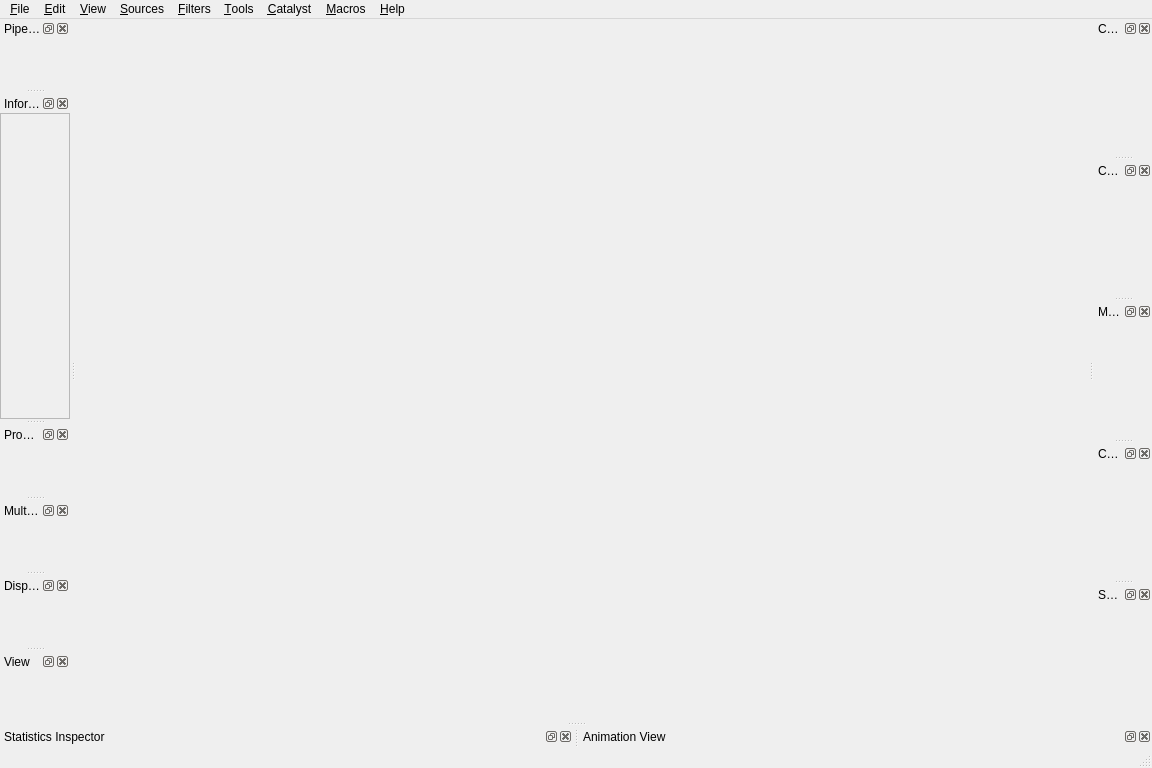
<?xml version="1.0" encoding="UTF-8"?>
<ui version="4.0">
 <class>pqClientMainWindow</class>
 <widget class="QMainWindow" name="pqClientMainWindow">
  <property name="geometry">
   <rect>
    <x>0</x>
    <y>0</y>
    <width>1152</width>
    <height>768</height>
   </rect>
  </property>
  <property name="acceptDrops">
   <bool>true</bool>
  </property>
  <property name="windowTitle">
   <string>MainWindow</string>
  </property>
  <property name="windowIcon">
   <iconset resource="../../Qt/Components/Resources/pqComponents.qrc">
    <normaloff>:/pqWidgets/Icons/pvIcon512.png</normaloff>:/pqWidgets/Icons/pvIcon512.png</iconset>
  </property>
  <widget class="QWidget" name="centralwidget">
   <layout class="QGridLayout" name="gridLayout">
    <property name="margin">
     <number>0</number>
    </property>
    <item row="0" column="0">
     <widget class="pqTabbedMultiViewWidget" name="MultiViewWidget" native="true"/>
    </item>
   </layout>
  </widget>
  <widget class="QMenuBar" name="menubar">
   <property name="geometry">
    <rect>
     <x>0</x>
     <y>0</y>
     <width>1152</width>
     <height>25</height>
    </rect>
   </property>
   <widget class="QMenu" name="menu_File">
    <property name="title">
     <string>&amp;File</string>
    </property>
   </widget>
   <widget class="QMenu" name="menuSources">
    <property name="title">
     <string>&amp;Sources</string>
    </property>
   </widget>
   <widget class="QMenu" name="menuFilters">
    <property name="title">
     <string>&amp;Filters</string>
    </property>
   </widget>
   <widget class="QMenu" name="menu_Edit">
    <property name="title">
     <string>&amp;Edit</string>
    </property>
   </widget>
   <widget class="QMenu" name="menu_View">
    <property name="title">
     <string>&amp;View</string>
    </property>
   </widget>
   <widget class="QMenu" name="menuTools">
    <property name="title">
     <string>&amp;Tools</string>
    </property>
   </widget>
   <widget class="QMenu" name="menu_Help">
    <property name="title">
     <string>&amp;Help</string>
    </property>
   </widget>
   <widget class="QMenu" name="menu_Macros">
    <property name="title">
     <string>&amp;Macros</string>
    </property>
   </widget>
   <widget class="QMenu" name="menu_Catalyst">
    <property name="title">
     <string>&amp;Catalyst</string>
    </property>
   </widget>
   <addaction name="menu_File"/>
   <addaction name="menu_Edit"/>
   <addaction name="menu_View"/>
   <addaction name="menuSources"/>
   <addaction name="menuFilters"/>
   <addaction name="menuTools"/>
   <addaction name="menu_Catalyst"/>
   <addaction name="menu_Macros"/>
   <addaction name="menu_Help"/>
  </widget>
  <widget class="pqStatusBar" name="statusbar"/>
  <widget class="QDockWidget" name="pipelineBrowserDock">
   <property name="allowedAreas">
    <set>Qt::LeftDockWidgetArea|Qt::RightDockWidgetArea</set>
   </property>
   <property name="windowTitle">
    <string>Pipeline Browser</string>
   </property>
   <attribute name="dockWidgetArea">
    <number>1</number>
   </attribute>
   <widget class="pqPipelineBrowserWidget" name="pipelineBrowser">
    <property name="contextMenuPolicy">
     <enum>Qt::ActionsContextMenu</enum>
    </property>
   </widget>
  </widget>
  <widget class="QDockWidget" name="statisticsDock">
   <property name="allowedAreas">
    <set>Qt::BottomDockWidgetArea|Qt::LeftDockWidgetArea|Qt::RightDockWidgetArea</set>
   </property>
   <property name="windowTitle">
    <string>Statistics Inspector</string>
   </property>
   <attribute name="dockWidgetArea">
    <number>8</number>
   </attribute>
   <widget class="pqDataInformationWidget" name="statisticsView"/>
  </widget>
  <widget class="QDockWidget" name="animationViewDock">
   <property name="windowTitle">
    <string>Animation View</string>
   </property>
   <attribute name="dockWidgetArea">
    <number>8</number>
   </attribute>
   <widget class="pqPVAnimationWidget" name="animationView"/>
  </widget>
  <widget class="QDockWidget" name="comparativePanelDock">
   <property name="windowTitle">
    <string>Comparative View Inspector</string>
   </property>
   <attribute name="dockWidgetArea">
    <number>2</number>
   </attribute>
   <widget class="pqComparativeVisPanel" name="comparativeVisPanel"/>
  </widget>
  <widget class="QDockWidget" name="collaborationPanelDock">
   <property name="windowTitle">
    <string>Collaboration Panel</string>
   </property>
   <attribute name="dockWidgetArea">
    <number>2</number>
   </attribute>
   <widget class="pqCollaborationPanel" name="collaborationPanel"/>
  </widget>
  <widget class="QDockWidget" name="informationDock">
   <property name="windowTitle">
    <string>Information</string>
   </property>
   <attribute name="dockWidgetArea">
    <number>1</number>
   </attribute>
   <widget class="QWidget" name="informationWidgetFrame">
    <layout class="QVBoxLayout" name="verticalLayout_2">
     <property name="spacing">
      <number>0</number>
     </property>
     <property name="margin">
      <number>0</number>
     </property>
     <item>
      <widget class="QScrollArea" name="informationScrollArea">
       <property name="widgetResizable">
        <bool>true</bool>
       </property>
       <widget class="pqProxyInformationWidget" name="informationWidget">
        <property name="geometry">
         <rect>
          <x>0</x>
          <y>0</y>
          <width>204</width>
          <height>229</height>
         </rect>
        </property>
       </widget>
      </widget>
     </item>
    </layout>
   </widget>
  </widget>
  <widget class="QDockWidget" name="memoryInspectorDock">
   <property name="windowTitle">
    <string>Memory Inspector</string>
   </property>
   <attribute name="dockWidgetArea">
    <number>2</number>
   </attribute>
   <widget class="pqMemoryInspectorPanel" name="dockWidgetContents"/>
  </widget>
  <widget class="QDockWidget" name="propertiesDock">
   <property name="windowTitle">
    <string>Properties</string>
   </property>
   <attribute name="dockWidgetArea">
    <number>1</number>
   </attribute>
   <widget class="pqPropertiesPanel" name="propertiesPanel"/>
  </widget>
  <widget class="QDockWidget" name="multiBlockInspectorDock">
   <property name="windowTitle">
    <string>Multi-block Inspector</string>
   </property>
   <attribute name="dockWidgetArea">
    <number>1</number>
   </attribute>
   <widget class="pqMultiBlockInspectorPanel" name="multiBlockInspectorPanel"/>
  </widget>
  <widget class="QDockWidget" name="colorMapEditorDock">
   <property name="windowTitle">
    <string>Color Map Editor</string>
   </property>
   <attribute name="dockWidgetArea">
    <number>2</number>
   </attribute>
   <widget class="pqColorMapEditor" name="colorMapEditorPanel"/>
  </widget>
  <widget class="QDockWidget" name="selectionDisplayDock">
   <property name="sizePolicy">
    <sizepolicy hsizetype="Minimum" vsizetype="Minimum">
     <horstretch>0</horstretch>
     <verstretch>0</verstretch>
    </sizepolicy>
   </property>
   <property name="windowTitle">
    <string>Selection Display Inspector</string>
   </property>
   <attribute name="dockWidgetArea">
    <number>2</number>
   </attribute>
   <widget class="pqFindDataSelectionDisplayFrame" name="selectionDisplayWidget">
    <property name="useVerticalLayout" stdset="0">
     <bool>true</bool>
    </property>
   </widget>
  </widget>
  <widget class="QDockWidget" name="displayPropertiesDock">
   <property name="windowTitle">
    <string>Display</string>
   </property>
   <attribute name="dockWidgetArea">
    <number>1</number>
   </attribute>
   <widget class="pqPropertiesPanel" name="displayPropertiesPanel">
    <property name="panelMode" stdset="0">
     <number>2</number>
    </property>
   </widget>
  </widget>
  <widget class="QDockWidget" name="viewPropertiesDock">
   <property name="windowTitle">
    <string>View</string>
   </property>
   <attribute name="dockWidgetArea">
    <number>1</number>
   </attribute>
   <widget class="pqPropertiesPanel" name="viewPropertiesPanel">
    <property name="panelMode" stdset="0">
     <number>4</number>
    </property>
   </widget>
  </widget>
 </widget>
 <customwidgets>
  <customwidget>
   <class>pqPipelineBrowserWidget</class>
   <extends>QWidget</extends>
   <header>pqPipelineBrowserWidget.h</header>
   <container>1</container>
  </customwidget>
  <customwidget>
   <class>pqTabbedMultiViewWidget</class>
   <extends>QWidget</extends>
   <header>pqTabbedMultiViewWidget.h</header>
   <container>1</container>
  </customwidget>
  <customwidget>
   <class>pqPVAnimationWidget</class>
   <extends>QWidget</extends>
   <header>pqPVAnimationWidget.h</header>
   <container>1</container>
  </customwidget>
  <customwidget>
   <class>pqDataInformationWidget</class>
   <extends>QWidget</extends>
   <header>pqDataInformationWidget.h</header>
   <container>1</container>
  </customwidget>
  <customwidget>
   <class>pqStatusBar</class>
   <extends>QStatusBar</extends>
   <header>pqStatusBar.h</header>
  </customwidget>
  <customwidget>
   <class>pqComparativeVisPanel</class>
   <extends>QWidget</extends>
   <header>pqComparativeVisPanel.h</header>
   <container>1</container>
  </customwidget>
  <customwidget>
   <class>pqCollaborationPanel</class>
   <extends>QWidget</extends>
   <header>pqCollaborationPanel.h</header>
   <container>1</container>
  </customwidget>
  <customwidget>
   <class>pqProxyInformationWidget</class>
   <extends>QWidget</extends>
   <header>pqProxyInformationWidget.h</header>
   <container>1</container>
  </customwidget>
  <customwidget>
   <class>pqMemoryInspectorPanel</class>
   <extends>QWidget</extends>
   <header>pqMemoryInspectorPanel.h</header>
   <container>1</container>
  </customwidget>
  <customwidget>
   <class>pqPropertiesPanel</class>
   <extends>QWidget</extends>
   <header>pqPropertiesPanel.h</header>
   <container>1</container>
  </customwidget>
  <customwidget>
   <class>pqMultiBlockInspectorPanel</class>
   <extends>QWidget</extends>
   <header>pqMultiBlockInspectorPanel.h</header>
   <container>1</container>
  </customwidget>
  <customwidget>
   <class>pqColorMapEditor</class>
   <extends>QWidget</extends>
   <header>pqColorMapEditor.h</header>
   <container>1</container>
  </customwidget>
  <customwidget>
   <class>pqFindDataSelectionDisplayFrame</class>
   <extends>QWidget</extends>
   <header>pqFindDataSelectionDisplayFrame.h</header>
   <container>1</container>
  </customwidget>
 </customwidgets>
 <resources>
  <include location="../../Qt/Components/Resources/pqComponents.qrc"/>
 </resources>
 <connections/>
</ui>
